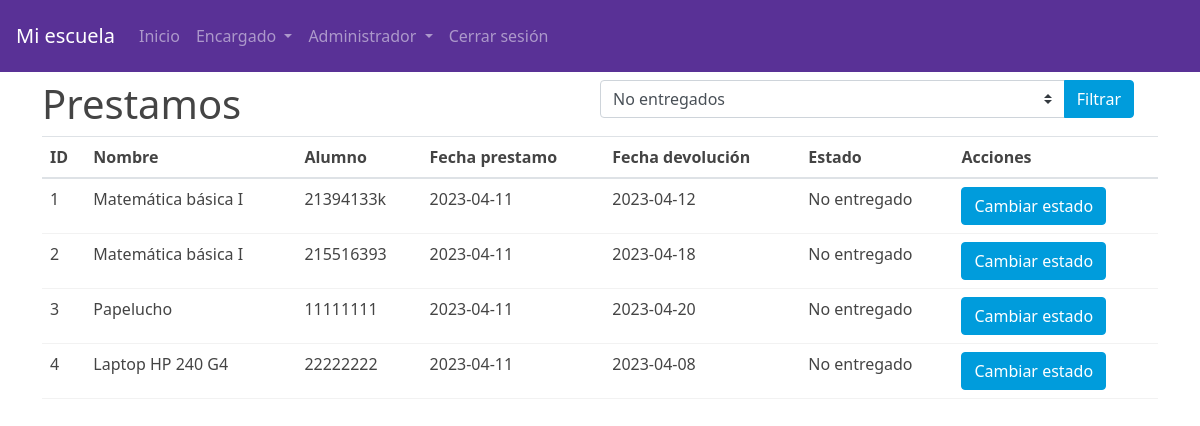
Page /ver_prestamos.php (signed in) on the committed database.
### tables this page shows
CREATE TABLE `prestamos` (
  `id` int(11) NOT NULL,
  `articulo_id` int(11) NOT NULL,
  `fecha_prestamo` date NOT NULL,
  `fecha_devolucion` date DEFAULT NULL,
  `estudiante` varchar(255) NOT NULL,
  `entregado` tinyint(1) NOT NULL DEFAULT 0
);

CREATE TABLE `articulos` (
  `id` int(11) NOT NULL,
  `categoria_id` int(11) NOT NULL,
  `nombre` varchar(255) NOT NULL,
  `descripcion` varchar(255) DEFAULT NULL,
  `cantidad` int(11) NOT NULL DEFAULT 0
);

### ver_prestamos.php (the view, shortened to what this page needs)
<?php
require_once 'conexion.php';
if (isset($_POST['estado'])) {
    $estado = $_POST['estado'];
    $query2 = "SELECT prestamos.id, articulos.nombre AS nombre_articulo, prestamos.fecha_prestamo, prestamos.fecha_devolucion, prestamos.estudiante, prestamos.entregado FROM prestamos JOIN articulos ON prestamos.articulo_id = articulos.id WHERE entregado = $estado";
} else {
    $query2 = "SELECT prestamos.id, articulos.nombre AS nombre_articulo, prestamos.fecha_prestamo, prestamos.fecha_devolucion, prestamos.estudiante, prestamos.entregado FROM prestamos JOIN articulos ON prestamos.articulo_id = articulos.id";
}
?>
<!DOCTYPE html>
<html lang="es">
<head>
    <?php require "head.php"; ?>
</head>
<body>
    <?php require "header.php"; ?>
    <div class="container pt-2">
        <div class="row">
            <div class="row">
                <div class="col-md-6">
                    <h1>Prestamos</h1>
                </div>
                <div class="col-md-6">
                    <form action="ver_prestamos.php" method="post" name="filtrar">
                        <div class="input-group">
                            <select class="custom-select" id="estado" name="estado"
                                aria-label="Example select with button addon">
                                <option value='0'>No entregados</option>";
                            </select>
                            <div class="input-group-append">
                                <button class="btn btn-info" type="submit">Filtrar</button>
                            </div>
                        </div>
                    </form>
                </div>
            </div>
            <?php
            $resultado2 = mysqli_query($con, $query2);
            if (mysqli_num_rows($resultado2) > 0) {
                echo "<div class='table-responsive'>";
                echo "<table class='table'>";
                echo "<thead class='thead-info'><tr><th>ID</th><th>Nombre</th><th>Alumno</th><th>Fecha prestamo</th><th>Fecha devolución</th><th>Estado</th><th>Acciones</th></tr></thead>";
                echo "<tbody>";
                while ($fila = mysqli_fetch_assoc($resultado2)) {
                    echo "<tr>";
                    echo "<td>" . $fila['id'] . "</td>";
                    echo "<td>" . $fila['nombre_articulo'] . "</td>";
                    echo "<td>" . $fila['estudiante'] . "</td>";
                    echo "<td>" . $fila['fecha_prestamo'] . "</td>";
                    echo "<td>" . $fila['fecha_devolucion'] . "</td>";
                    if ($fila['entregado'] == 0) {
                        echo "<td>No entregado</td>";
                    } else {
                        echo "<td>Entregado</td>";
                    }
                    if (isset($_SESSION['user_role']) && $_SESSION['user_role'] == 'admin' || $_SESSION['user_role'] == 'encargado') {
                        echo "<td><a class='btn btn-info' href='cambiar_estado.php?id=" . $fila['id'] . "&estado=" . $fila['entregado'] . "' onclick='return confirm(\"¿Está seguro de cambiar el estado?\")'>Cambiar estado</a></td>";
                    } else {
                        echo "<td>n/a</td>";
                    }
                    echo "</tr>";
                }
                echo "</tbody>";
                echo "</table>";
                echo "</div>";
            } else {
                echo "
                <div class='alert alert-danger' role='alert'>
                    No se han encontrado préstamos con los filtros establecidos.
                </div>
              ";
            }
            ?>
        </div>
    </div>
</body>
</html>

### head.php (shortened to what this page needs)
<link rel="stylesheet" href="https://cdn.jsdelivr.net/npm/bootstrap@4.3.1/dist/css/bootstrap.min.css">
<link rel="stylesheet" href="bootstrap.min.css">

### header.php (shortened to what this page needs)
<header>
    <nav class="navbar navbar-expand-lg navbar-dark bg-primary p-3">
        <a class="navbar-brand" href="index.php">Mi escuela</a>
        <div class="collapse navbar-collapse" id="navbarNavDropdown">
            <ul class="navbar-nav">
                <li class="nav-item">
                    <a class="nav-link" href="index.php">Inicio</a>
                </li>
                <?php
                if (isset($_SESSION['user_role']) && $_SESSION['user_role'] == 'encargado' || $_SESSION['user_role'] == 'admin'): ?>
                    <li class='nav-item dropdown'>
                        <a class='nav-link dropdown-toggle' href='#' id='navbarDropdownMenuLink' role='button'
                            data-toggle='dropdown' aria-haspopup='true' aria-expanded='false'>
                            Encargado
                        </a>
                    </li>
                <?php endif; ?>
                <?php
                if (isset($_SESSION['user_role']) && $_SESSION['user_role'] == 'admin'): ?>
                    <li class='nav-item dropdown'>
                        <a class='nav-link dropdown-toggle' href='#' id='navbarDropdownMenuLink' role='button'
                            data-toggle='dropdown' aria-haspopup='true' aria-expanded='false'>
                            Administrador
                        </a>
                    </li>
                <?php endif; ?>
                <li class="nav-item">
                    <a class="nav-link" href="logout.php">Cerrar sesión</a>
                </li>
            </ul>
        </div>
    </nav>
</header>

### rows in the picture
prestamos: id "1", articulo.nombre "Matemática básica I", estudiante "21394133k", fecha_prestamo "2023-04-11", fecha_devolucion "2023-04-12", entregado "No entregado"
prestamos: id "2", articulo.nombre "Matemática básica I", estudiante "215516393", fecha_prestamo "2023-04-11", fecha_devolucion "2023-04-18", entregado "No entregado"
prestamos: id "3", articulo.nombre "Papelucho", estudiante "11111111", fecha_prestamo "2023-04-11", fecha_devolucion "2023-04-20", entregado "No entregado"
prestamos: id "4", articulo.nombre "Laptop HP 240 G4", estudiante "22222222", fecha_prestamo "2023-04-11", fecha_devolucion "2023-04-08", entregado "No entregado"
